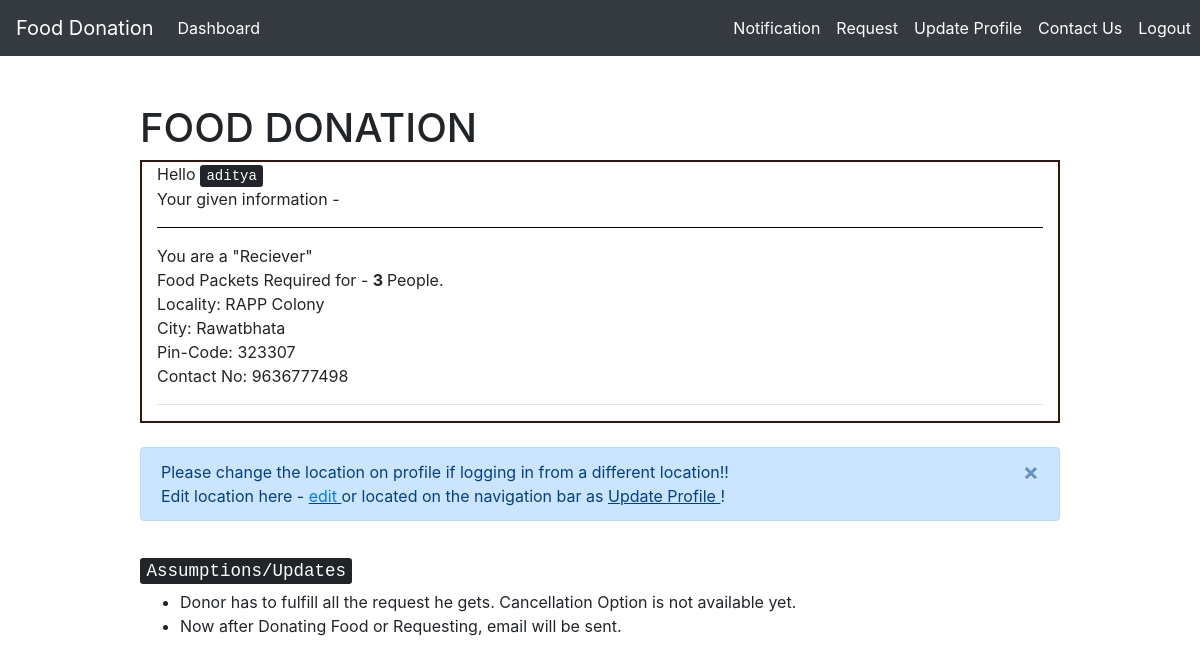
Before: /main/ (signed in) with the older database file.
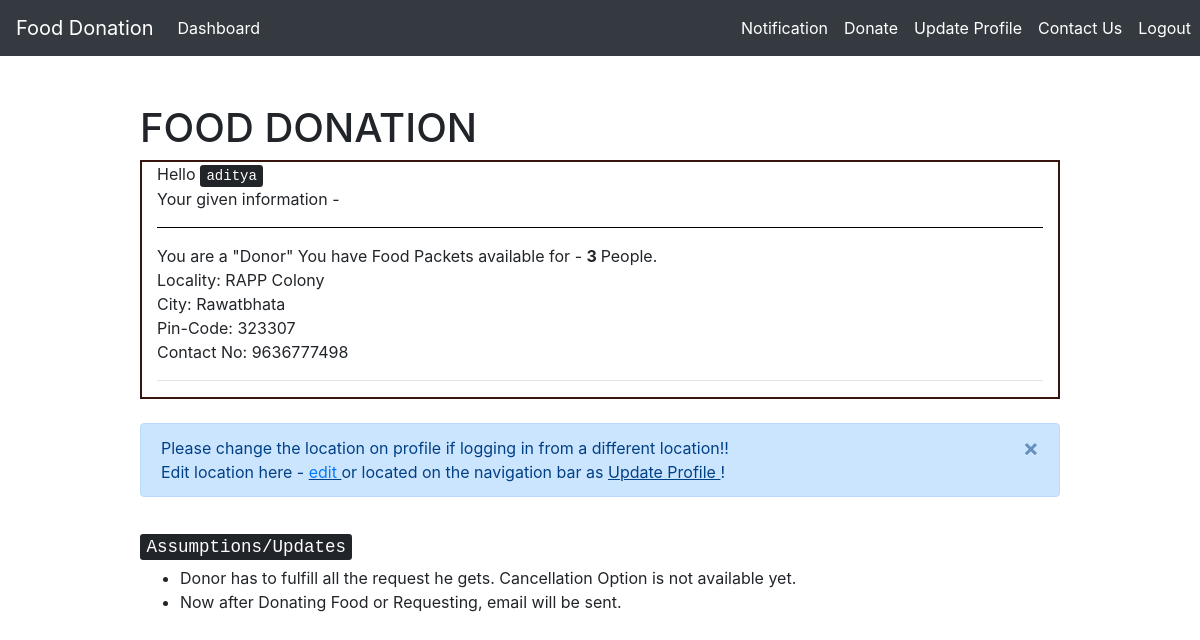
After: the same page with the newer database file.
### customUser/models.py (models this page shows, shortened)
class CustomUser(AbstractUser):
    pin_code = models.IntegerField(null = True)
    contact_no = models.IntegerField(null = True)
    resources = models.IntegerField(null = True) # no. of persons avability/requirement
    locality = models.CharField(max_length = 100)
    city = models.CharField(max_length = 50)
    """CHOICES=[('0','Donor'),
                   ('1','Reciever')]"""
    state = models.CharField(max_length = 50, default = " ")
    donor = models.BooleanField(default = 'False') # 0 - Donor 1 - Reciever
    email = models.EmailField(unique=True)
    organisation = models.BooleanField(default = 'False')

### customUser/views.py (the view)
# urls.py: path('main/', user_view.main_page, name = 'homePage'),
def main_page(request):
	return render(request, 'home.html')

### templates/home.html (shortened to what this page needs)
{% extends 'base_with_home.html' %}
{% load crispy_forms_tags %}
{% block navigation %}
	<div class = "row">
	{% if user.is_authenticated %}
		<div class = "nav-item active">
			<a class="nav-link" href="{% url 'notification' %}" >Notification</a>
		</div>
		 <div class = "nav-item active">
              <a href="{% url 'maps' %}" class="nav-link">
                  {% if user.donor == True %}  Donate   {% else %}  Request
                  {% endif %}
              </a>
            </div>
			<div class = "nav-item active">
					<a href="{% url 'edit_profile' %}" class="nav-link"> Update Profile </a>
			</div>
			<div class = "nav-item active">
				<a href = "{% url 'contact' %}" class = 'nav-link'> Contact Us </a>
			</div>
			<div class = "nav-item active">
				<a href="{% url 'logout' %}" class="nav-link">Logout</a>
			</div>
	{% endif %}
				</div>
{% endblock %}
{% block content %}
	<h1> FOOD DONATION  </h1>
<div class = "container-fluid" style="border:2px solid #36160F;">
	{% if user.is_authenticated %}
			{% if user.organisation == False %}
			Hello <kbd> {{ user.username }}</kbd>
			{% else %}
			Welcome, <kbd> {{ user.username }} </kbd>
			{% endif %}
		 <br> Your given information - <br> <hr style="border-width: 1px;background: black">
		 	{% if user.donor == True %}
		 		{% if user.organisation == True %}
					You are a "Donor : Organisation"<br>
				{% else %}
					You are a "Donor"
				{% endif %}
					You have Food Packets available for - <strong> {{ user.resources }} </strong> People.<br>
			{% else %}
				You are a "Reciever"<br>
				Food Packets Required for - <strong> {{user.resources}} </strong> People.<br>
			{% endif %}
			Locality: {{ user.locality }} <br>
			City: {{ user.city }} <br>
			Pin-Code: {{ user.pin_code }} <br>
			Contact No: {{ user.contact_no }} <br> <hr>
</div>
<br>
      <div class="alert  alert-primary  alert-dismissible   fade    show">
    	Please change the location on profile if logging in from a different location!! <br>
          Edit location here -  <u> <a  href = "{% url 'edit_profile' %}"> edit </a> </u> or located on the navigation bar as <u>Update Profile </u>!
      	 <button type = "button" class = "close" data-dismiss = "alert" aria-hidden="true">&times;</button>
      </div>
<br>
	{% else %}
		<br>
		<div class = "container-fluid"> <h4> <kbd> You are not logged in! </kbd><br> <br>  </h4>    </div>
	{% endif %}
{% endblock %}

Changed rows visible on the page:
changed CustomUser "RAPP Colony": donor False → True (drawn)
Other visible differences:
text no longer shown: "Request You are a \"Reciever\" Food Packets Required for -"
text now shown: "Donate You are a \"Donor\" You have Food Packets available for -"
